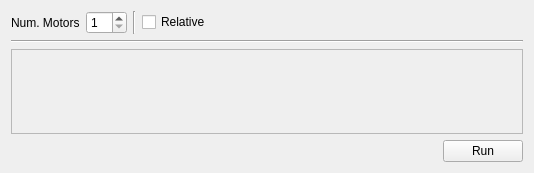
<?xml version="1.0" encoding="UTF-8"?>
<ui version="4.0">
 <class>Form</class>
 <widget class="QWidget" name="Form">
  <property name="geometry">
   <rect>
    <x>0</x>
    <y>0</y>
    <width>534</width>
    <height>173</height>
   </rect>
  </property>
  <property name="windowTitle">
   <string>Move motor</string>
  </property>
  <layout class="QVBoxLayout" name="verticalLayout_2">
   <item>
    <layout class="QGridLayout" name="gridLayout_2">
     <item row="1" column="0">
      <widget class="Line" name="line_6">
       <property name="orientation">
        <enum>Qt::Horizontal</enum>
       </property>
      </widget>
     </item>
     <item row="2" column="0">
      <layout class="QHBoxLayout" name="horizontalLayout_7">
       <item>
        <widget class="QScrollArea" name="scrollArea">
         <property name="widgetResizable">
          <bool>true</bool>
         </property>
         <widget class="QWidget" name="scrollAreaWidgetContents">
          <property name="geometry">
           <rect>
            <x>0</x>
            <y>0</y>
            <width>510</width>
            <height>74</height>
           </rect>
          </property>
          <layout class="QVBoxLayout" name="verticalLayout_4">
           <item>
            <layout class="QVBoxLayout" name="regions_layout">
             <property name="topMargin">
              <number>5</number>
             </property>
             <property name="bottomMargin">
              <number>5</number>
             </property>
            </layout>
           </item>
           <item>
            <spacer name="verticalSpacer">
             <property name="orientation">
              <enum>Qt::Vertical</enum>
             </property>
             <property name="sizeHint" stdset="0">
              <size>
               <width>20</width>
               <height>40</height>
              </size>
             </property>
            </spacer>
           </item>
          </layout>
         </widget>
        </widget>
       </item>
      </layout>
     </item>
     <item row="3" column="0">
      <layout class="QHBoxLayout" name="horizontalLayout_2">
       <item>
        <spacer name="buttons_spacer">
         <property name="orientation">
          <enum>Qt::Horizontal</enum>
         </property>
         <property name="sizeHint" stdset="0">
          <size>
           <width>40</width>
           <height>20</height>
          </size>
         </property>
        </spacer>
       </item>
       <item>
        <widget class="QueueButton" name="run_button">
         <property name="text">
          <string>Run</string>
         </property>
        </widget>
       </item>
      </layout>
     </item>
     <item row="0" column="0">
      <layout class="QHBoxLayout" name="horizontalLayout">
       <item>
        <widget class="QLabel" name="num_motor_label">
         <property name="sizePolicy">
          <sizepolicy hsizetype="Fixed" vsizetype="Preferred">
           <horstretch>0</horstretch>
           <verstretch>0</verstretch>
          </sizepolicy>
         </property>
         <property name="text">
          <string>Num. Motors</string>
         </property>
        </widget>
       </item>
       <item>
        <widget class="QSpinBox" name="num_motor_spin_box">
         <property name="enabled">
          <bool>true</bool>
         </property>
         <property name="wrapping">
          <bool>false</bool>
         </property>
         <property name="readOnly">
          <bool>false</bool>
         </property>
         <property name="correctionMode">
          <enum>QAbstractSpinBox::CorrectToNearestValue</enum>
         </property>
         <property name="minimum">
          <number>1</number>
         </property>
         <property name="value">
          <number>1</number>
         </property>
         <property name="displayIntegerBase">
          <number>10</number>
         </property>
        </widget>
       </item>
       <item>
        <widget class="Line" name="line_2">
         <property name="orientation">
          <enum>Qt::Vertical</enum>
         </property>
        </widget>
       </item>
       <item>
        <widget class="QCheckBox" name="relative_scan_checkbox">
         <property name="text">
          <string>Relative</string>
         </property>
        </widget>
       </item>
       <item>
        <spacer name="horizontalSpacer">
         <property name="orientation">
          <enum>Qt::Horizontal</enum>
         </property>
         <property name="sizeHint" stdset="0">
          <size>
           <width>40</width>
           <height>20</height>
          </size>
         </property>
        </spacer>
       </item>
      </layout>
     </item>
    </layout>
   </item>
  </layout>
 </widget>
 <customwidgets>
  <customwidget>
   <class>QueueButton</class>
   <extends>QPushButton</extends>
   <header>firefly.queue_button</header>
  </customwidget>
 </customwidgets>
 <resources/>
 <connections/>
</ui>
